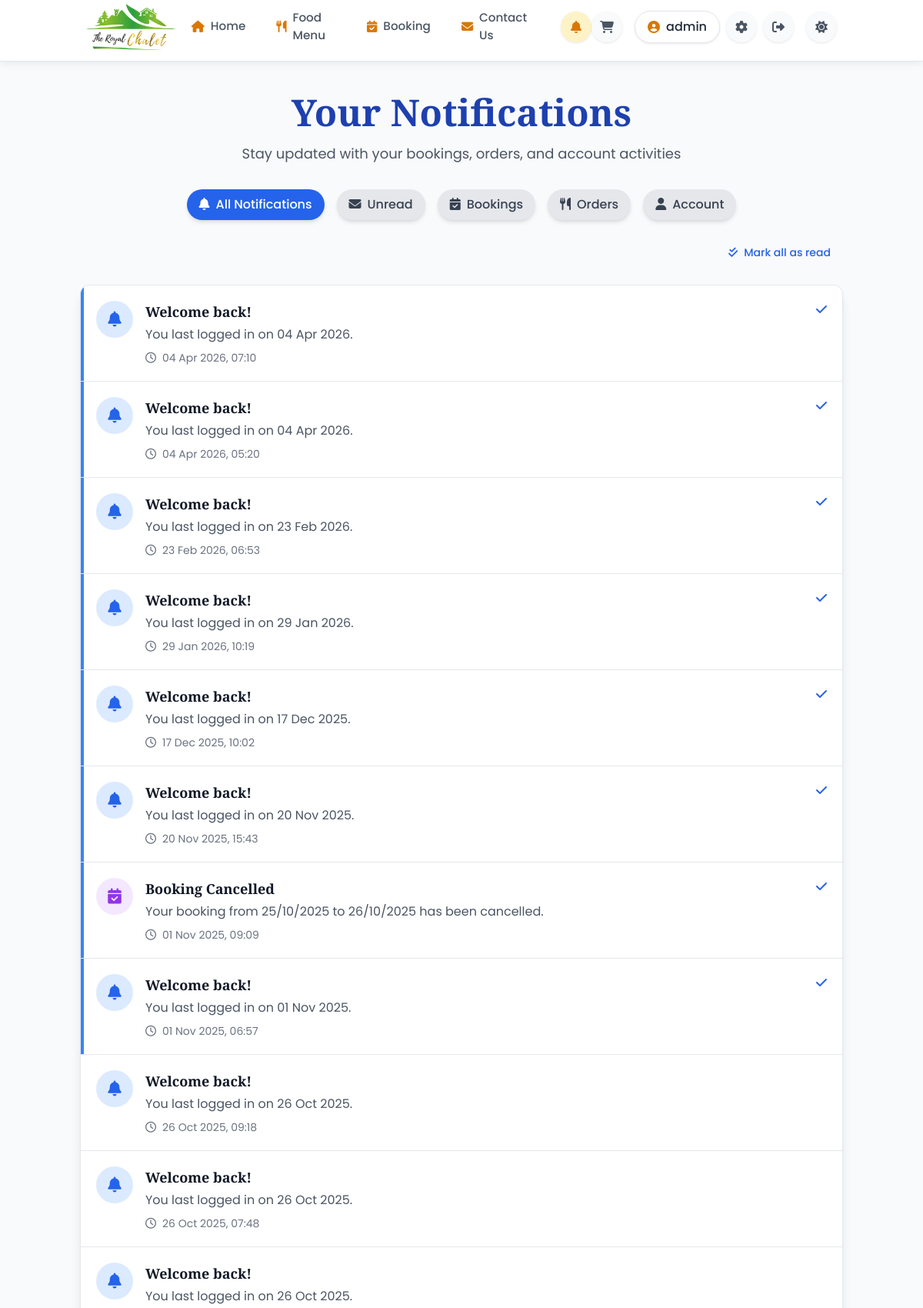
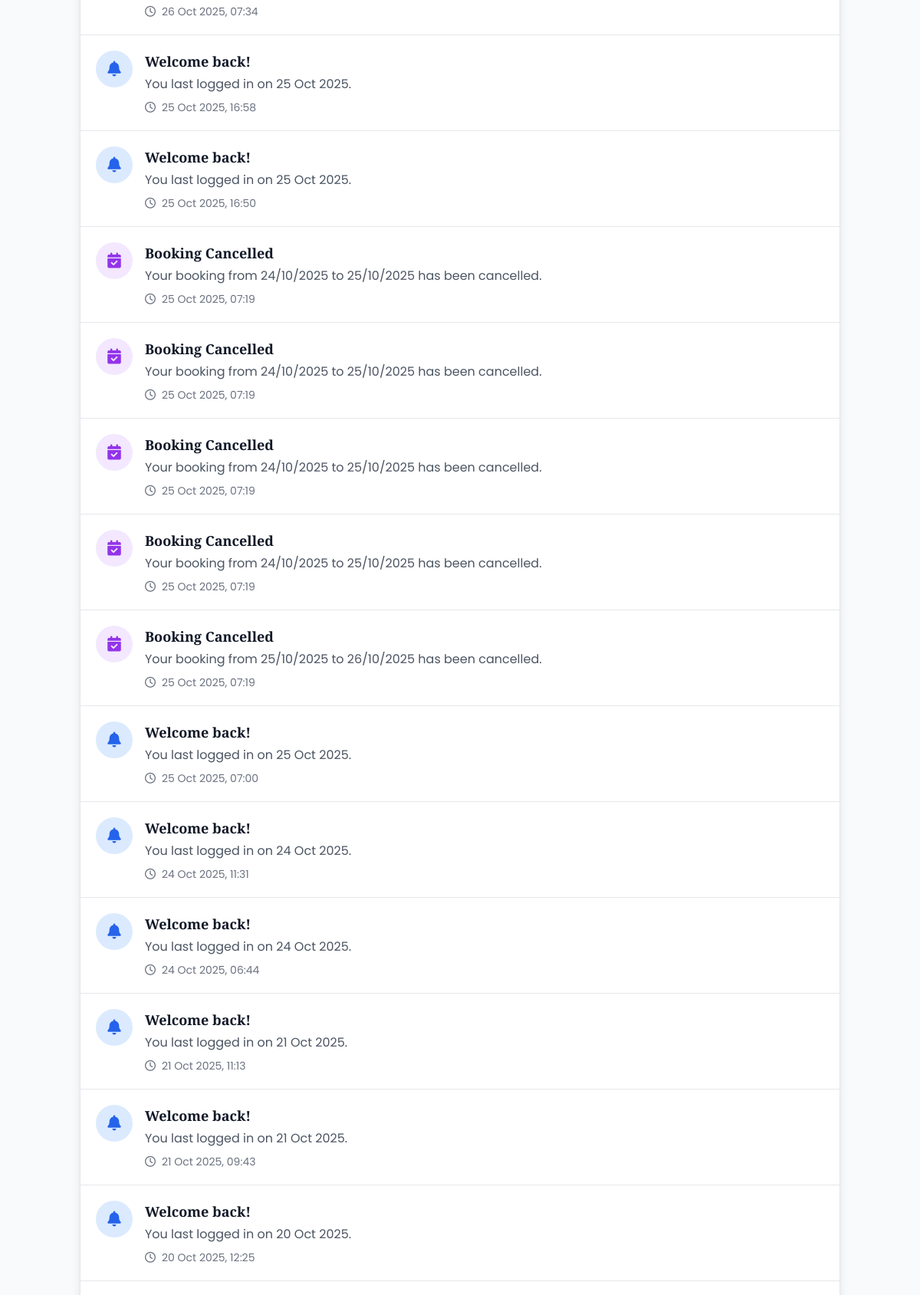
/notifications (signed in, upper part), run on the app's committed database (2 pictures, top to bottom).
### models.py (models this page shows)
class User(UserMixin, db.Model):
    id = db.Column(db.Integer, primary_key=True)
    username = db.Column(db.String(80), unique=True, nullable=False)
    email = db.Column(db.String(120), unique=True, nullable=False)
    password_hash = db.Column(db.String(128), nullable=False)
    is_admin = db.Column(db.Boolean, default=False)
    phone = db.Column(db.String(15))
    address = db.Column(db.Text)
    created_at = db.Column(db.DateTime, default=lambda: datetime.now(timezone.utc))
    last_login = db.Column(db.DateTime)
    bookings = db.relationship('Booking', backref='user', lazy=True)
    orders = db.relationship('FoodOrder', backref='user', lazy=True)
    reviews = db.relationship('Review', backref='user', lazy=True)

class Notification(db.Model):
    id = db.Column(db.Integer, primary_key=True)
    user_id = db.Column(db.Integer, db.ForeignKey('user.id'), nullable=False)
    title = db.Column(db.String(200), nullable=False)
    message = db.Column(db.Text, nullable=False)
    type = db.Column(db.String(50), default='info')  # info, success, warning, error
    is_read = db.Column(db.Boolean, default=False)
    created_at = db.Column(db.DateTime, default=lambda: datetime.now(timezone.utc))

### app.py (the view)
@app.route('/notifications')
@login_required
def notifications_page():
    notifications = Notification.query.filter_by(user_id=current_user.id).order_by(Notification.created_at.desc()).all()
    return render_template('notifications.html', notifications=notifications)

### app.py (called while the page is built)
@app.context_processor
def inject_now():
    return {'now': datetime.now()}

@app.template_filter('format_time')
def format_time(value):
    try:
        if ':' in value:
            hours, minutes = map(int, value.split(':'))
            period = 'AM' if hours < 12 else 'PM'
            hours = hours % 12
            if hours == 0:
                hours = 12
            return f"{hours}:{minutes:02d} {period}"
        return value
    except (ValueError, AttributeError):
        return value

@app.context_processor
def inject_settings():
    settings = {}
    try:
        for setting in VillaSettings.query.all():
            settings[setting.setting_key] = setting.setting_value
    except:
        pass
    return {'villa_settings': settings}

@login_manager.user_loader
def load_user(user_id):
    return User.query.get(int(user_id))

@app.after_request
def add_header(response):
    if 'Cache-Control' not in response.headers:
        response.headers['Cache-Control'] = 'public, max-age=31536000'
    return response

### templates/notifications.html (shortened to what this page needs)
{% extends 'base.html' %}
{% block content %}
<div class="container mx-auto px-4 py-8">
    <div class="max-w-5xl mx-auto">
        <div class="mb-8 text-center">
            <h1 class="text-4xl md:text-5xl font-bold mb-4 text-blue-800" style="font-family: 'Playfair Display', serif;">Your Notifications</h1>
            <p class="text-gray-600 dark:text-gray-400 text-lg">Stay updated with your bookings, orders, and account activities</p>
        </div>
        <div class="mb-6 flex flex-wrap justify-center gap-4">
            <button id="filter-all" class="px-4 py-2 rounded-full bg-blue-600 text-white font-medium hover:bg-blue-700 transition active shadow-md">
                <i class="fas fa-bell mr-2"></i>All Notifications
            </button>
            <button id="filter-unread" class="px-4 py-2 rounded-full bg-gray-200 text-gray-700 font-medium hover:bg-gray-300 transition shadow-md">
                <i class="fas fa-envelope mr-2"></i>Unread
            </button>
            <button id="filter-booking" class="px-4 py-2 rounded-full bg-gray-200 text-gray-700 font-medium hover:bg-gray-300 transition shadow-md">
                <i class="fas fa-calendar-check mr-2"></i>Bookings
            </button>
            <button id="filter-order" class="px-4 py-2 rounded-full bg-gray-200 text-gray-700 font-medium hover:bg-gray-300 transition shadow-md">
                <i class="fas fa-utensils mr-2"></i>Orders
            </button>
            <button id="filter-account" class="px-4 py-2 rounded-full bg-gray-200 text-gray-700 font-medium hover:bg-gray-300 transition shadow-md">
                <i class="fas fa-user mr-2"></i>Account
            </button>
        </div>
        <div class="mb-6 flex justify-end">
            <button id="mark-all-read" class="px-4 py-2 text-sm font-medium text-blue-600 hover:text-blue-800 flex items-center gap-2 transition">
                <i class="fas fa-check-double"></i> Mark all as read
            </button>
        </div>
        <div class="bg-white dark:bg-gray-800 rounded-xl shadow-lg overflow-hidden border border-gray-200 dark:border-gray-700">
            {% if notifications %}
                <div id="notifications-container" class="divide-y divide-gray-200 dark:divide-gray-700">
                    {% for notification in notifications %}
                        <div class="notification-item p-5 hover:bg-gray-50 dark:hover:bg-gray-700 transition relative {% if not notification.is_read %}unread{% endif %}"
                             data-id="{{ notification.id }}"
                             data-type="{{ notification.type }}"
                             data-read="{{ notification.is_read }}">
                            {% if not notification.is_read %}
                            <div class="absolute left-0 top-0 bottom-0 w-1 bg-blue-500"></div>
                            {% endif %}
                            <div class="flex items-start gap-4">
                                <div class="flex-shrink-0">
                                    {% if 'booking' in notification.title.lower() %}
                                        <div class="w-12 h-12 rounded-full bg-purple-100 dark:bg-purple-900 flex items-center justify-center text-purple-600 dark:text-purple-300">
                                            <i class="fas fa-calendar-check text-xl"></i>
                                        </div>
                                    {% elif 'order' in notification.title.lower() %}
                                        <div class="w-12 h-12 rounded-full bg-green-100 dark:bg-green-900 flex items-center justify-center text-green-600 dark:text-green-300">
                                            <i class="fas fa-utensils text-xl"></i>
                                        </div>
                                    {% elif 'payment' in notification.title.lower() %}
                                        <div class="w-12 h-12 rounded-full bg-yellow-100 dark:bg-yellow-900 flex items-center justify-center text-yellow-600 dark:text-yellow-300">
                                            <i class="fas fa-credit-card text-xl"></i>
                                        </div>
                                    {% else %}
                                        <div class="w-12 h-12 rounded-full bg-blue-100 dark:bg-blue-900 flex items-center justify-center text-blue-600 dark:text-blue-300">
                                            <i class="fas fa-bell text-xl"></i>
                                        </div>
                                    {% endif %}
                                </div>
                                <div class="flex-1">
                                    <h3 class="text-lg font-semibold text-gray-900 dark:text-gray-100 mb-1">{{ notification.title }}</h3>
                                    <p class="text-gray-600 dark:text-gray-400 mb-2">{{ notification.message }}</p>
                                    <div class="flex items-center text-sm text-gray-500 dark:text-gray-500">
                                        <i class="far fa-clock mr-2"></i>
                                        <span>{{ notification.created_at.strftime('%d %b %Y, %H:%M') }}</span>
                                    </div>
                                </div>
                                {% if not notification.is_read %}
                                <button class="mark-read-btn flex-shrink-0 text-blue-600 hover:text-blue-800 dark:text-blue-400 dark:hover:text-blue-300 transition" data-id="{{ notification.id }}">
                                    <i class="fas fa-check"></i>
                                </button>
                                {% endif %}
                            </div>
                        </div>
                    {% endfor %}
                </div>
            {% endif %}
        </div>
    </div>
</div>
{% endblock %}

### templates/base.html (shortened to what this page needs)
<!DOCTYPE html>
<html lang="en">
<head>
    <script src="https://cdn.tailwindcss.com"></script>
    <link rel="stylesheet" href="{{ url_for('static', filename='css/styles.min.css') }}">
    <link rel="stylesheet" href="https://unpkg.com/aos@2.3.1/dist/aos.css" />
    <link rel="stylesheet" href="https://cdnjs.cloudflare.com/ajax/libs/font-awesome/6.4.0/css/all.min.css">
</head>
<body class="bg-gray-50 dark:bg-slate-950 text-gray-800 dark:text-slate-100 min-h-screen flex flex-col transition-colors duration-300">
    <nav class="bg-white/95 dark:bg-slate-900/95 dark:backdrop-blur-md fixed w-full top-0 z-[1000] transition-all duration-300 border-b border-gray-200 dark:border-slate-700/80 header-nav">
      <div class="container mx-auto px-4 md:px-6">
        <div class="flex justify-between items-center h-full">
          <a href="{{ url_for('index') }}" class="flex items-center">
            <div class="logo-container">
              <img src="{{ url_for('static', filename='Rc.png') }}"
                 alt="Royal Chalet Logo"
                 class="h-full w-auto object-contain">
            </div>
          </a>
          <div class="hidden lg:flex items-center">
            <div class="flex">
              <a href="{{ url_for('index') }}" class="nav-item flex items-center {% if request.path == url_for('index') %}active{% endif %}">
                <i class="fas fa-home mr-2 text-amber-600"></i>Home
              </a>
              <a href="{{ url_for('menu') }}" class="nav-item flex items-center {% if request.path == url_for('menu') %}active{% endif %}">
                <i class="fas fa-utensils mr-2 text-amber-600"></i>Food Menu
              </a>
              <a href="{{ url_for('booking') }}" class="nav-item flex items-center {% if request.path == url_for('booking') %}active{% endif %}">
                <i class="fas fa-calendar-check mr-2 text-amber-600"></i>Booking
              </a>
              <a href="{{ url_for('contact') }}" class="nav-item flex items-center {% if request.path == url_for('contact') %}active{% endif %}">
                <i class="fas fa-envelope mr-2 text-amber-600"></i>Contact Us
              </a>
            </div>
            <div class="ml-6 flex items-center">
              <a href="{{ url_for('notifications_page') }}" class="icon-button relative {% if request.path == url_for('notifications_page') %}bg-amber-100 text-amber-600{% endif %}">
                <i class="fas fa-bell"></i>
                {% set unread_count = current_user.notifications|selectattr('is_read', 'equalto', false)|list|length if current_user.is_authenticated else 0 %}
              </a>
              <a href="{{ url_for('cart') }}" class="icon-button relative {% if request.path == url_for('cart') %}bg-amber-100 text-amber-600{% endif %}">
                <i class="fas fa-shopping-cart"></i>
              </a>
              {% if current_user.is_authenticated %}
                <div class="flex items-center ml-4">
                  <a href="{{ url_for('profile') }}" class="profile-button">
                    <i class="fas fa-user-circle text-amber-600 mr-2"></i>
                    <span class="max-w-[120px] truncate font-medium">{{ current_user.username }}</span>
                  </a>
                  {% if current_user.is_admin %}
                    <a href="{{ url_for('admin_dashboard') }}" class="icon-button ml-2" title="Admin Dashboard">
                      <i class="fas fa-cog"></i>
                    </a>
                  {% endif %}
                  <a href="{{ url_for('logout') }}" class="icon-button ml-2" title="Logout">
                    <i class="fas fa-sign-out-alt"></i>
                  </a>
                </div>
              {% endif %}
              <button id="theme-toggle" class="icon-button ml-4" title="Toggle Dark Mode">
                <i class="fas fa-sun dark:hidden"></i>
              </button>
            </div>
          </div>
        </div>
      </div>
                {% set unread_count = current_user.notifications|selectattr('is_read', 'equalto', false)|list|length if current_user.is_authenticated else 0 %}
    </nav>
    <div class="content-wrapper">
    <main class="flex-grow pb-20 md:pb-0">
      {% block content %}{% endblock %}
    </main>
    </div>
</body>
</html>

### templates/base.html (style rules this page uses)
body { font-family: 'Poppins', 'Open Sans', 'sans-serif'; font-size: 16px; line-height: 1.6; color: #333; }
h1, h2, h3, h4, h5, h6 { font-family: 'Playfair Display', serif; font-weight: 600; line-height: 1.3; }
h1 { font-size: 2.5rem; }
h3 { font-size: 1.75rem; }
p { margin-bottom: 1rem; }
.content-wrapper { padding-top: 90px; }

### data on the page
User: username "admin"
Notification: is_read False (drawn), title "Welcome back!", message "You last logged in on 04 Apr 2026.", created_at "04 Apr 2026, 07:10"
Notification: is_read False (drawn), title "Welcome back!", message "You last logged in on 04 Apr 2026.", created_at "04 Apr 2026, 05:20"
Notification: is_read False (drawn), title "Welcome back!", message "You last logged in on 23 Feb 2026.", created_at "23 Feb 2026, 06:53"
Notification: is_read False (drawn), title "Welcome back!", message "You last logged in on 29 Jan 2026.", created_at "29 Jan 2026, 10:19"
Notification: is_read False (drawn), title "Welcome back!", message "You last logged in on 17 Dec 2025.", created_at "17 Dec 2025, 10:02"
Notification: is_read False (drawn), title "Welcome back!", message "You last logged in on 20 Nov 2025.", created_at "20 Nov 2025, 15:43"
Notification: is_read False (drawn), title "Booking Cancelled", message "Your booking from 25/10/2025 to 26/10/2025 has been cancelled.", created_at "01 Nov 2025, 09:09"
Notification: is_read False (drawn), title "Welcome back!", message "You last logged in on 01 Nov 2025.", created_at "01 Nov 2025, 06:57"
Notification: title "Welcome back!", message "You last logged in on 26 Oct 2025.", created_at "26 Oct 2025, 09:18"
Notification: title "Welcome back!", message "You last logged in on 26 Oct 2025.", created_at "26 Oct 2025, 07:48"
Notification: title "Welcome back!", message "You last logged in on 26 Oct 2025.", created_at "26 Oct 2025, 07:34"
Notification: title "Welcome back!", message "You last logged in on 25 Oct 2025.", created_at "25 Oct 2025, 16:58"
Notification: title "Welcome back!", message "You last logged in on 25 Oct 2025.", created_at "25 Oct 2025, 16:50"
Notification: title "Booking Cancelled", message "Your booking from 24/10/2025 to 25/10/2025 has been cancelled.", created_at "25 Oct 2025, 07:19"
Notification: title "Booking Cancelled", message "Your booking from 24/10/2025 to 25/10/2025 has been cancelled.", created_at "25 Oct 2025, 07:19"
Notification: title "Booking Cancelled", message "Your booking from 24/10/2025 to 25/10/2025 has been cancelled.", created_at "25 Oct 2025, 07:19"
Notification: title "Booking Cancelled", message "Your booking from 24/10/2025 to 25/10/2025 has been cancelled.", created_at "25 Oct 2025, 07:19"
Notification: title "Booking Cancelled", message "Your booking from 25/10/2025 to 26/10/2025 has been cancelled.", created_at "25 Oct 2025, 07:19"
Notification: title "Welcome back!", message "You last logged in on 25 Oct 2025.", created_at "25 Oct 2025, 07:00"
Notification: title "Welcome back!", message "You last logged in on 24 Oct 2025.", created_at "24 Oct 2025, 11:31"
Notification: title "Welcome back!", message "You last logged in on 24 Oct 2025.", created_at "24 Oct 2025, 06:44"
Notification: title "Welcome back!", message "You last logged in on 21 Oct 2025.", created_at "21 Oct 2025, 11:13"
Notification: title "Welcome back!", message "You last logged in on 21 Oct 2025.", created_at "21 Oct 2025, 09:43"
Notification: title "Welcome back!", message "You last logged in on 20 Oct 2025.", created_at "20 Oct 2025, 12:25"
